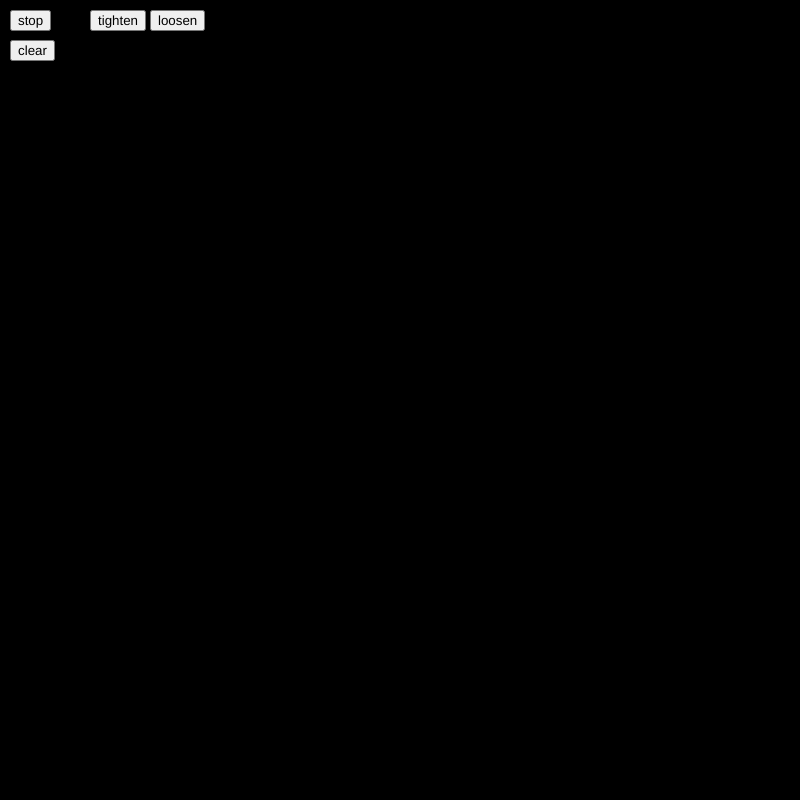
Frame 1 (no input)
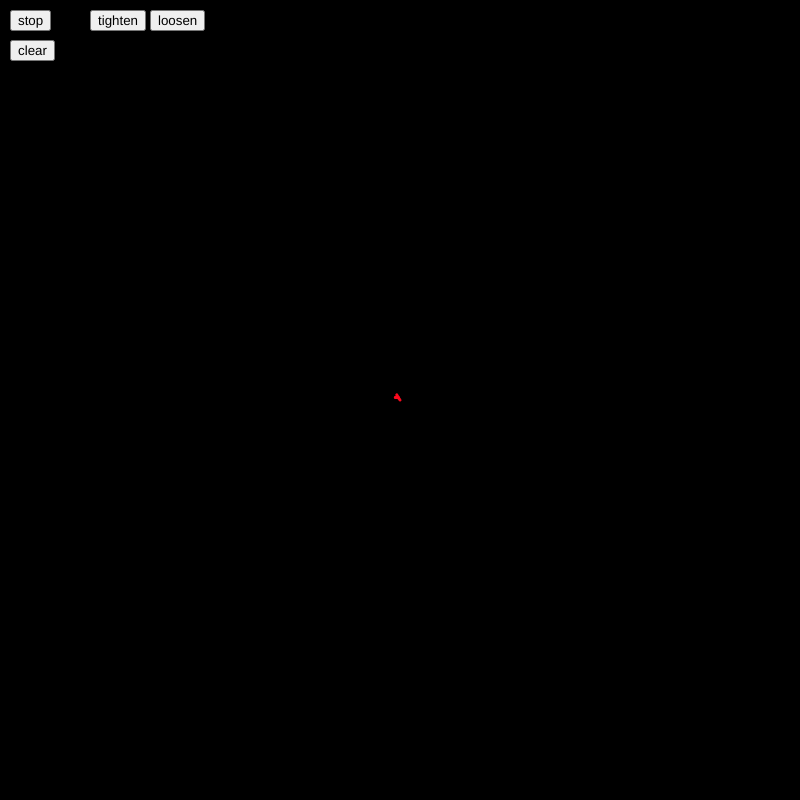
Frame 2 (the mouse pressed at the canvas centre, redrawn once)

The p5.js sketch that drew these frames (run headless with seeded random() and noise() and a simulated clock; the mouse was pressed at the canvas centre and the sketch redrawn once):

// p5.js sketch
// ── sketch.js
let c

let bgSize= [800,800]//std
//let bgSize= [1920,1080]// horiz
//let bgSize= [1080,2340]//vertical
//let bgSize = [2000,2000]//chungus

const midPt = [bgSize[0]/2, bgSize[1]/2]
const quarterPt = [bgSize[0]/4, bgSize[1]/4]
const threeQuartPt = [3*bgSize[0]/4, 3*bgSize[1]/4]

let userTouch = [0,0]

const startCol = [2, 148, 246]//[16, 87, 31]
const nullCol = [0, 0, 0,255]//[144, 176, 222,255]
function setup() {
  c = createCanvas(...bgSize);
  frameRate(30)
  background(...nullCol);


  noFill()

  stopButt = createButton("stop");
  stopButt.position(10,10);
  stopButt.mousePressed(stopProg);

  clearButt = createButton("clear");
  clearButt.position(10,40);
  clearButt.mousePressed(clearCanvas);

  loopTighten = createButton("tighten");
  loopTighten.position(90,10);
  loopTighten.mousePressed(tighten);

  simplifyButt = createButton("loosen");
  simplifyButt.position(150,10);
  simplifyButt.mousePressed(loosen);
  //blendMode(HARD_LIGHT)
  //blendMode(ADD)
  //startRipple(midPt,10,5,[15, 101, 138,70],[0])
}

function tighten(){
  nullNext=true
  curlTightness *= 1.05
}

function loosen(){
  nullNext=true
  curlTightness *= 0.95
}

function clearCanvas(){

  background(0, 0, 0);
  spiralList = []
  stopProg()
}


function stopProg(){
  nullNext=true
  noLoop()
}

function draw() {
  renderTouchSpiral()
 
}

let nullNext=false
function touchStarted() {
  if(nullNext){nullNext=false;return;}

  let mousePos = [mouseX, mouseY]

  addSpiralAutomata(mousePos, randFloat(0,2*PI), 1, randcol())
  loop()
}




//has form [x, y, init_angle, delta_angle, lifetime, color, child level]
let spiralList = []

const spiralDetail = 3
let curlTightness = 1// 1.618 *0.63

const replicationModifier = 1.5
const replicationThresh = 2

//const replicationLimit = 50
const startingThresh = 1
const colourChange = 50


function addSpiralAutomata(pos, startAng, deltaAng, color){
  spiralList.push(
    [pos[0], pos[1], 
    startAng, deltaAng,
    0,
    color
  ])
}

let maxCount = 0
function renderTouchSpiral(){
  strokeWeight(3)
  strokeCap(ROUND);

  let replicationCount = 0

  if(spiralList.length == 0){
    printout("heatdeath, max was "+maxCount)
    noLoop();
  }

  let i=0
  while(i< spiralList.length){
    const currPos =[spiralList[i][0], spiralList[i][1]]
    let initAng = spiralList[i][2]
    const deltaAng = spiralList[i][3]
    const lifeTime = spiralList[i][4]
    const color = spiralList[i][5]

    if(outOfBounds(currPos, bgSize)){
      spiralList.splice(i,1)
      continue
    }

    let currAng = (initAng + (lifeTime/10) * deltaAng) % TAU
    let endPt = rotatePt(currPos, [currPos[0], currPos[1]-spiralDetail], currAng)
    
    const currCol = get(...endPt)

    //should check for collision with non null space
    //TODO try instead of kill self, kill self and spawn bunch in spiral
    if(lifeTime > startingThresh && !colSame(currCol, nullCol)){
        spiralList.splice(i,1)
        continue
    }


    stroke(color)
    line(...currPos, ...endPt)

    if(lifeTime > 0){
      if(GaussianValue(0, 
        4/((replicationCount/replicationModifier)+1)) 
        > replicationThresh){

        let newPix = oneDiffPixel(color, colourChange)

        addSpiralAutomata(currPos, 
          currAng-(PI/3), currAng/3, 
          newPix)
        replicationCount+=1
      }
    }

    spiralList[i][0] = endPt[0]
    spiralList[i][1] = endPt[1]
    spiralList[i][2] = initAng
    spiralList[i][3] = deltaAng * curlTightness
    spiralList[i][4]++
    i++
  }

  if(replicationCount > maxCount){
    maxCount = replicationCount
  }
  shuffleArr(spiralList)
}

// ── utilities.js
/**
 * converts polar coordinates to cartesian
 * @param {float} rad legnth of vector
 * @param {float} angle angle of vecor
 * @param {int[]} offset point where is origin of coordinate
 * @returns 
 */
function polarToCartesian(rad, angle, offset=[0,0]){
    return [
        (rad/2* cos(angle))+offset[0],
        (rad/2* sin(angle))+offset[1]
    ]
}
function printout(str){
    console.log(str);
}

//from https://stackoverflow.com/a/2450976
function shuffleArr(array) {
    let currentIndex = array.length,  randomIndex;
  
    // While there remain elements to shuffle.
    while (currentIndex != 0) {
  
      // Pick a remaining element.
      randomIndex = Math.floor(Math.random() * currentIndex);
      currentIndex--;
  
      // And swap it with the current element.
      [array[currentIndex], array[randomIndex]] = [
        array[randomIndex], array[currentIndex]];
    }
  
    return array;
}

function randFloat(min, max, decimals=4) {
    const str = (Math.random() * (max - min) + min).toFixed(decimals);
  
    return parseFloat(str);
}

function outOfBounds(pt, bounds){
    if(pt[0] < 0 || pt[1] < 0  || pt[0] >= bounds[0] || pt[1] >= bounds[1]){
        return true
    }

    return false
}

/**
 * Rotate a point counterclockwise by a given angle around a given origin.The angle should be given in radians
 * 
 * NOTE is not optimized
 * 
 * @param {*} center 
 * @param {*} pt 
 * @param {*} angle 
 */
function rotatePt(origin, pt, angle){
    return [
        origin[0] + cos(angle) * (pt[0]-origin[0]) - sin(angle) * (pt[1] - origin[1]),
        origin[1] + sin(angle) * (pt[0] - origin[0]) + cos(angle) * (pt[1] - origin[1])
    ]
}

function GaussianValue(mean, stddev) {
    var V1
    var V2
    var S
    do{
        var U1 = Math.random()
        var U2 = Math.random()
        V1 = 2*U1-1
        V2 = 2*U2-1
        S = V1*V1+V2*V2
    }while(S >= 1)
    if(S===0) return 0
    return mean+stddev*(V1*Math.sqrt(-2*Math.log(S)/S))
} 

function colSame(col1, col2){

    for(let i=0; i < 3; i++){
        if(col1[i] != col2[i]){
            return false
        }
    }
    return true
}

function oneDiffPixel(pix, mod, times=1){
    if(times<=0){return pix}

    let pixPart = randint(0,2)
    let pixMod = randint(-mod, mod)
    while(pixMod == 0 && pix[pixPart]+pixMod < 256 && pix[pixPart]+pixMod >= 0){
        pixMod = randint(-mod, mod)
    }

    let newPix = [...pix]
    newPix[pixPart] += pixMod
    return oneDiffPixel(newPix, mod, times-1) 
}

/**
 * from https://www.w3schools.com/js/js_random.asp
 * @param {int} min is inclusive
 * @param {int} max is inclusive
 * @returns random value evenly distributed in range
 */
function randint(min, max, seed=-1) {
    if(seed == -1){
        return Math.floor(Math.random() * (max - min + 1) ) + min;
    }
    else{
        return Math.floor(seededRandom(seed) * (max - min + 1) ) + min;
    }
}

function randcol(){
    return [randint(0,255),randint(0,255),randint(0,255)]
}
